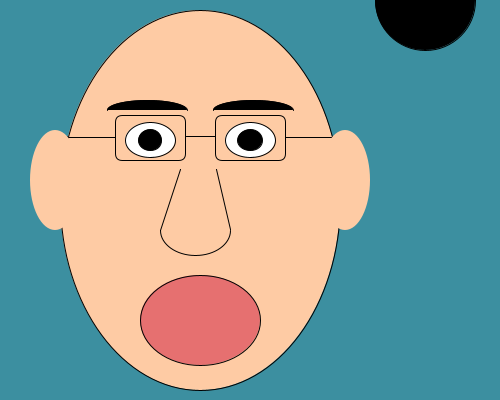
Frame 1 (no input)
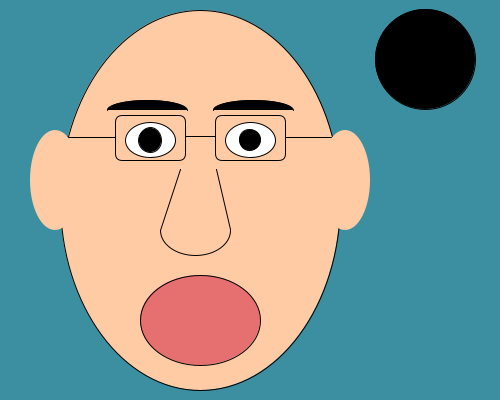
Frame 60 (the mouse pressed at the canvas centre just before this capture)
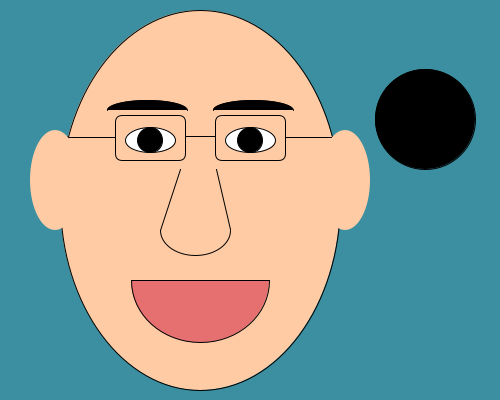
Frame 120 (the mouse held since frame 60 and released just before this capture)

The Processing sketch that drew these frames (run headless with seeded random() and noise(); from frame 60 on, the mouse is pressed at the canvas centre):

// Processing sketch: processing_119638
// ── processing_119638.pde

int colorEllipse = color (0,0,0);
int posY = 0;

void setup(){
  size(500,400);
}

void draw(){
  background(#3C8FA0);

  //Bola que va de arriba a bajo
  fill(#000000);
  ellipse(425,posY,100,100);
  posY++;
 
  //Condición:  
  //Si pulsamos y mantenemos el ratón, el hombre pasará de tener miedo a estar contento
  if (mousePressed == true){
  
   //Cara Contenta  
    
  //Color cara
  fill(#FECBA4);
  //Cara
  ellipse(200,200, 280,380);
  
  //Gafas
  noFill();
  
  //Lente izquierda
  rect(115, 115, 70, 45, 7);
  
  //Lente derecha
  rect(215, 115, 70, 45, 7);
  
  point(186, 136);
  point(215,136);
  line(186,136, 215,136);
  
  //Patilla gafas izquierda
  point(115,137);
  point(67,136);
  line(115,137, 67,137);
  
  //Patilla gafas derecha
  point(285,137);
  point(331,137);
  line(285,137, 331,137);
  
  //Ceja izquierda
  fill(#000000);
  arc(147, 110, 80, 20, PI, TWO_PI);
  
  //Ceja derecha
  fill(#000000);
  arc(253, 110, 80, 20, PI, TWO_PI);
  
  //Ojo izquierdo
  fill(#FFFFFF);
  ellipse(150,140,50,25);
  
  fill(#000000);
  ellipse(150,140, 25,25);
  
  //Ojo derecho 
  fill(#FFFFFF);
  ellipse(250,140,50,25);
  
  fill(#000000);
  ellipse(250,140,25,25);
  
  //Oreja izquierda
  noStroke();
  fill(#FECBA4);
  ellipse(55, 180, 50, 100);
  
  //Oreja derecha
  noStroke();
  fill(#FECBA4);
  ellipse(345, 180, 50, 100);
  
  //Boca
  stroke(0);
  fill(#E67070);
  arc(200,280, 138,125, 0, PI, CLOSE);
  
  //Nariz
  stroke(0);
  noFill();
  arc(195,230,70,50, 0, PI, OPEN);
  
  point(160,230);
  point(180,169);
  
  line(160,230, 180,169);
  
  point(230,229);
  point(216,169);
  
  line(230,229, 216,169);
    
  }
  
  //Pero si no hacemos clic, seguirá teniendo miedo...
   else {
   
   //Cara Miedo   
     
  //Color cara
  fill(#FECBA4);
  //Cara
  ellipse(200,200, 280,380);
  
  //Gafas
  noFill();
  
  //Lente izquierda
  rect(115, 115, 70, 45, 7);
  
  //Lente derecha
  rect(215, 115, 70, 45, 7);
  
  point(186, 136);
  point(215,136);
  line(186,136, 215,136);
  
  //Patilla gafas izquierda
  point(115,137);
  point(67,136);
  line(115,137, 67,137);
  
  //Patilla gafas derecha
  point(285,137);
  point(331,137);
  line(285,137, 331,137);
  
  //Ceja izquierda
  fill(#000000);
  arc(147, 110, 80, 20, PI, 2*PI);
  
  //Ceja derecha
  fill(#000000);
  arc(253, 110, 80, 20, PI, TWO_PI);
  
  //Ojo izquierdo
  fill(#FFFFFF);
  ellipse(150,140,50,35);
  
  fill (colorEllipse);
  //Ojo izquierdo en movimiento
  ellipse (150,140, random (20,25), random (20,25));
  
  //Ojo derecho 
  fill(#FFFFFF);
  ellipse(250,140,50,35);
  
  fill (colorEllipse);
  //Ojo derecho en movimiento
  ellipse (250,140, random (20,25), random (20,25));
 
  //Oreja izquierda
  noStroke();
  fill(#FECBA4);
  ellipse(55, 180, 50, 100);
  
  //Oreja derecha
  noStroke();
  fill(#FECBA4);
  ellipse(345, 180, 50, 100);
  
  //Boca
  stroke(0);
  fill(#E67070);
  arc(200,320, 120,90, 0, 2*PI, CLOSE);
  
  //Nariz
  stroke(0);
  noFill();
  arc(195,230,70,50, 0, PI, OPEN);
  
  point(160,230);
  point(180,169);
  
  line(160,230, 180,169);
  
  point(230,229);
  point(216,169);
  
  line(230,229, 216,169);
  }  
}
